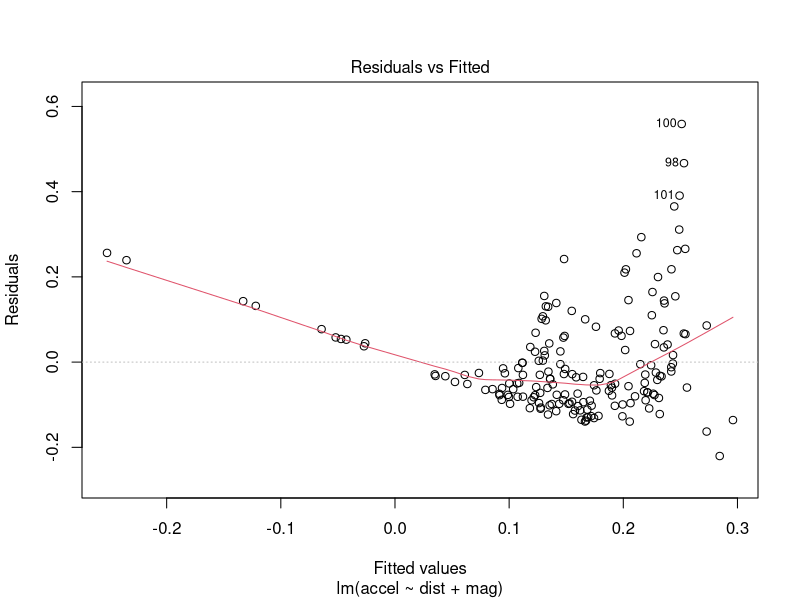
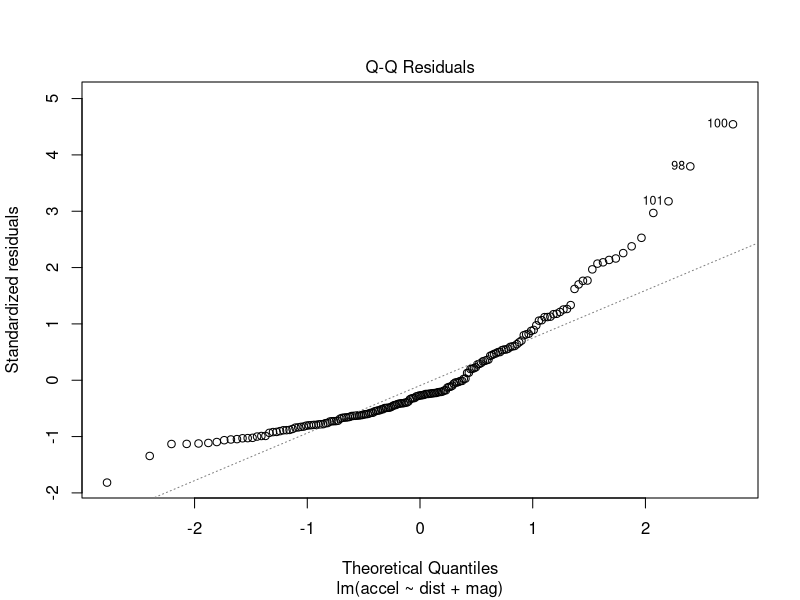
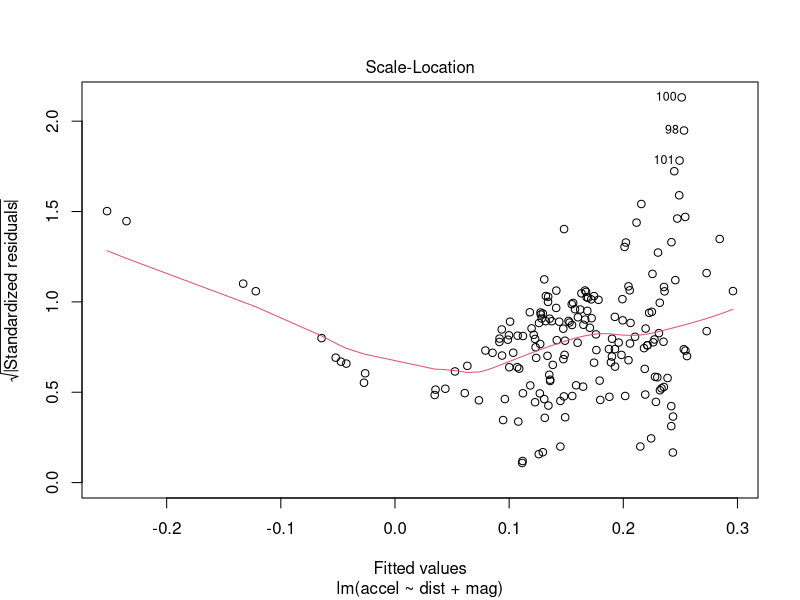
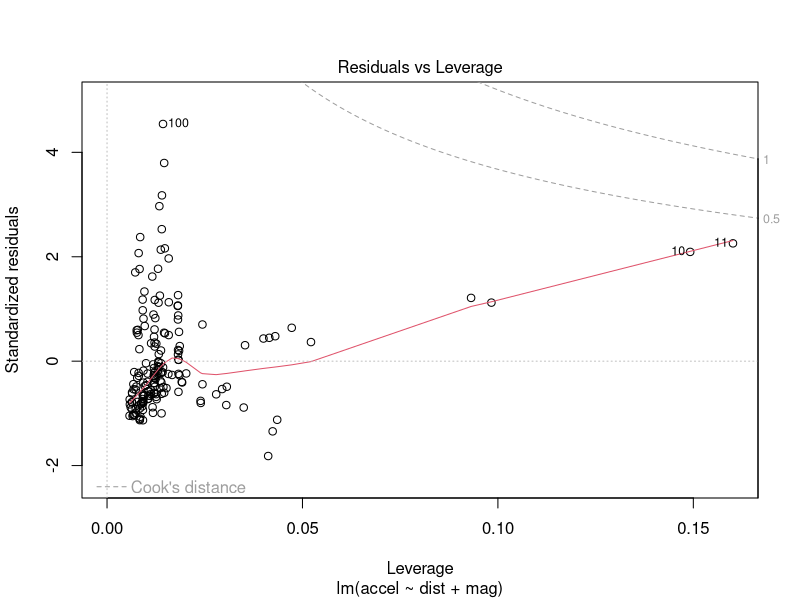
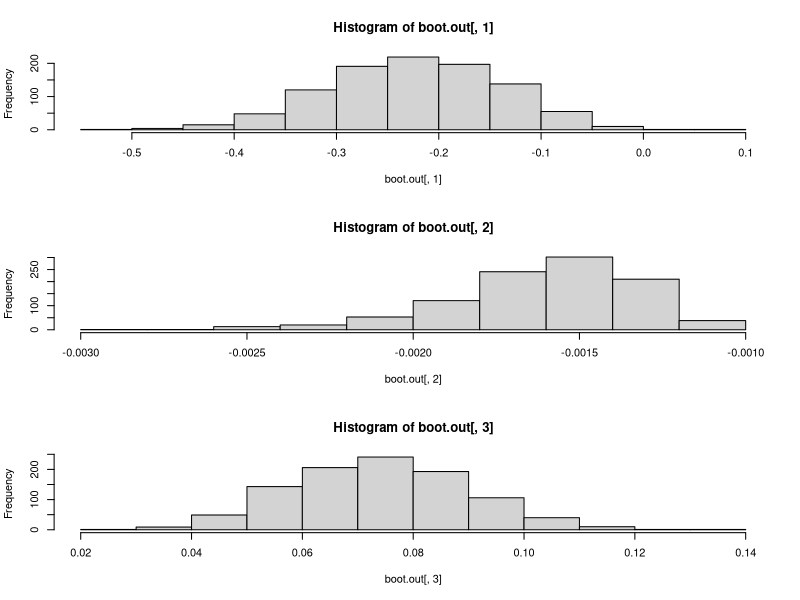

Here is the R script that generated these plots, in order:
## ---- chunk 1
knitr::opts_chunk$set(echo = TRUE)
## ---- chunk 2
#This dataset is available in R#

data("attenu")

dim(attenu)

attach(attenu)

head(attenu)

## ---- chunk 3

## Original dataset

lm0 = lm(accel ~ dist + mag , data = attenu)
summary(lm0)
plot(lm0)

# Replicating 1000 time the dataset 

index = seq(1,182,1)
index

boot.out=NULL


for(j in 1:1000)
{
  index.new = sample(index,182,replace=T)
  
  atte.new = attenu[index.new,]
  
  lm1 =lm(accel ~ dist + mag, data = atte.new)
  
  ##Collects coefficients
  
  boot.out=rbind(boot.out,coef(lm1))
}



##Plotting 

par(mfrow=c(3,1))

hist(boot.out[,1])
hist(boot.out[,2])
hist(boot.out[,3])


bt1=mean(boot.out[,1])
bt2=mean(boot.out[,2])
bt3=mean(boot.out[,3])

print(c(bt1,bt2,bt3))

##Original Coefficients

coef(lm0)

